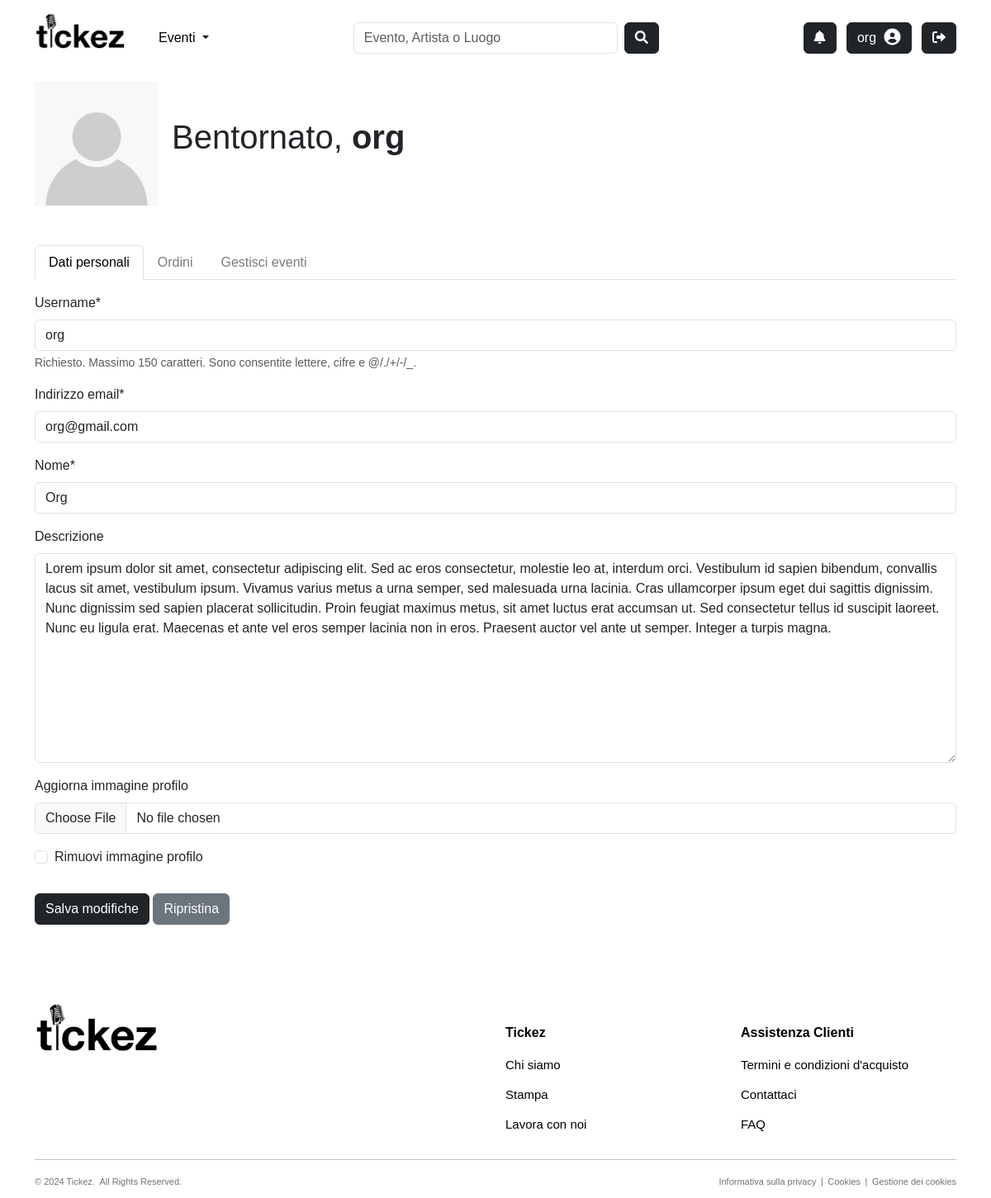
/users/profile/ (signed in), run on the app's committed database.
### users/models.py (models this page shows, shortened)
class Organizzatore(models.Model):
    nome = models.CharField(max_length=50, null=False, blank=False)
    slug = models.SlugField(max_length=100, null=False, blank=True, unique=True)
    email = models.EmailField(max_length=255, null=False, blank=False, unique=True)
    descrizione = models.TextField(null=True, blank=True, default='')
    immagine_profilo = models.ImageField(null=True, blank=True, upload_to="images/organizers")
    user = models.OneToOneField(User, on_delete=models.CASCADE)
    followers = models.ManyToManyField(Utente, blank=True, default=None, related_name='organizzatori_preferiti')
    @property # trasforma un metodo di una classe in un attributo di sola lettura
    def immagine_profilo_url(self):
        if self.immagine_profilo and hasattr(self.immagine_profilo, 'url'):
            return self.immagine_profilo.url
        else:
            return join(settings.STATIC_URL, 'images/defaults/default_user.jpg')
    class Meta:
        verbose_name_plural = 'Organizzatori'

### users/views.py (the view, shortened to what this page needs)
# urls.py: path('profile/', views.ProfileView.as_view(), name="profile"),
class ProfileView(LoginRequiredMixin, UpdateView):
    template_name = 'users/profile.html'
    success_url = reverse_lazy('users:profile')
    orders_per_page = 5 # ordini
    events_per_page = 4 # eventi
    starred_per_page = 8 # artisti e luoghi
    def dispatch(self, request, *args, **kwargs):
        try:
            return super().dispatch(request, *args, **kwargs)
        except Http404:
            return redirect('404')
    def get_object(self, queryset=None):
        if hasattr(self.request.user, 'organizzatore'):
            return get_object_or_404(Organizzatore, user=self.request.user)
        else:
            return get_object_or_404(Utente, user=self.request.user)
    def get_form_class(self):
        if hasattr(self.request.user, 'organizzatore'):
            return OrganizzatoreEditCrispyForm
        else:
            return CustomerEditCrispyForm
    def get_context_data(self, **kwargs):
        context = super().get_context_data(**kwargs)
        profile_owner = self.get_object()
        context['is_organizer'] = hasattr(self.request.user, 'organizzatore')
        context['user'] = self.request.user
        context['immagine_profilo'] = profile_owner.immagine_profilo_url
        orders_paginator = Paginator(profile_owner.ordini.order_by('-data_ora'), self.orders_per_page)
        context['orders'] = orders_paginator.get_page(self.request.GET.get('page_orders'))
        if hasattr(self.request.user, 'organizzatore'):
            events_paginator = Paginator(profile_owner.eventi_organizzati.order_by('data_ora'), self.starred_per_page)
            context['events'] = events_paginator.get_page(self.request.GET.get('page_events'))
        return context

### common/context_processors.py (called while the page is built)
def notifications(request):
    notifications = []
    unread_count = 0
    if request.user.is_authenticated:
        try:
            utente = request.user.utente
            notifications = Notifica.objects.filter(organizzatore__in=utente.organizzatori_preferiti.all()).order_by('-data_ora')
            unread_count = notifications.filter(letta=False).count()
        except:
            utente = None
    return {
        'notifications': notifications,
        'unread_count': unread_count,
    }

### products/models.py (called while the page is built)
    @property # trasforma un metodo di una classe in un attributo di sola lettura
    def locandina_url(self):
        if self.locandina and hasattr(self.locandina, 'url'):
            return self.locandina.url
        else:
            return join(settings.STATIC_URL, 'images/defaults/default_event.jpg')

    def get_absolute_url(self):
        return reverse("products:event-details", kwargs={"slug": self.slug, "pk": self.pk})

### users/templates/users/profile.html (shortened to what this page needs)
{% extends "users/base_users.html" %}
{% load static %}
{% load crispy_forms_tags %}
{% load tz %}
{% block content %}
<div class="container">
    <div class="d-flex align-items-center mb-5">
      <div class="me-3" style="width: 150px; height: 150px;">
          <img src="{{ immagine_profilo }}" style="width: 100%; height: 100%; object-fit: cover;">
      </div>
      <div style="flex-grow: 1; max-width: calc(100% - 170px);">
          <h1 class="mb-3" style="word-break: break-word;">Bentornato, <strong>{{ user }}</strong></h1>
      </div>
    </div>
    <ul class="nav nav-tabs" id="myTab" role="tablist">
        <li class="nav-item" role="presentation">
          <button class="nav-link {% if not request.GET %}active{% endif %}" id="data-tab" data-bs-toggle="tab" data-bs-target="#data" type="button" role="tab" aria-controls="data" aria-selected="true">Dati personali</button>
        </li>
        <li class="nav-item" role="presentation">
          <button class="nav-link {% if request.GET.page_orders %}active{% endif %}" id="orders-tab" data-bs-toggle="tab" data-bs-target="#orders" type="button" role="tab" aria-controls="orders" aria-selected="false">Ordini</button>
        </li>
        {% if is_organizer %}
        <li class="nav-item" role="presentation">
          <button class="nav-link {% if request.GET.page_events %}active{% endif %}" id="manage-tab" data-bs-toggle="tab" data-bs-target="#manage" type="button" role="tab" aria-controls="manage" aria-selected="false">Gestisci eventi</button>
        </li>
        {% endif %}
    </ul>
    <div class="tab-content">
        <div class="tab-pane mt-3 fade {% if not request.GET %}show active{% endif %}" id="data" role="tabpanel" aria-labelledby="data-tab">
            <form method="POST" enctype="multipart/form-data"> {% csrf_token %}
                {% crispy form %}
            </form>
        </div>
    </div>
</div>
{% endblock %}

### templates/navbar.html (shortened to what this page needs)
{% load tz %}
<nav class="navbar navbar-light" style="background-color: #ffffff; padding:10px 30px;">
    <div class="container-fluid d-flex justify-content-between align-items-end">
        <div class="d-flex align-items-end">
            <a class="navbar-brand" href="/">
                <img src="/static/images/tickez_logo.jpg" alt="tickez logo" width="110">
            </a>
            <div class="dropdown d-inline ms-4" style="margin-bottom: 7px;">
                <a style="color: black;" class="nav-link dropdown-toggle" href="#" role="button" data-bs-toggle="dropdown" aria-expanded="false">
                    Eventi
                </a>
            </div>
        </div>
        <div>
            <form id="searchFormNavbar" class="d-flex w-100 ms-3 me-3" method="GET" action="{% url 'common:search-results' %}">
                <input class="form-control me-2" type="search" name="keywords" placeholder="Evento, Artista o Luogo" aria-label="Search" style="width: 320px;">
                <button class="btn btn-dark" type="submit"><i class="fas fa-search"></i></button>
            </form>
        </div>
        <div>
            {% if user.is_authenticated %}
            <div class="btn-group me-2">
                <button class="btn btn-dark rounded-end" type="button" data-bs-toggle="dropdown" aria-expanded="false">
                    <i class="fas fa-bell position-relative" style="position: relative;">
                    </i>
                </button>
            </div>
            <a href={% if user.is_superuser %}"{% url 'users:admin-profile' %}"{% else %}"{% url 'users:profile' %}"{% endif %} class="btn btn-dark me-2">
                <span style="margin-right: 5px;">{{ user }}</span>
                <i class="fas fa-user-circle fa-lg"></i>
            </a>
            <form id="logout-form" method="POST" action="{% url 'users:logout' %}" style="display: inline;">
                <button type="submit" class="btn btn-dark">
                    <i class="fas fa-sign-out-alt"></i>
                </button>
            </form>
            {% else %}
            <a href="{% url 'users:login' %}" class="btn btn-dark me-2">
                <span style="margin-right: 5px;">Accedi</span>
                <i class="fas fa-user-circle fa-lg"></i>
            </a>
            {% endif %}
        </div>
    </div>
</nav>

### static/css/style.css (style rules this page uses)
body { font-family: 'Helvetica', 'Arial', sans-serif; }
.nav-link { color: #7b7b7b; }

### data on the page
Organizzatore: email "org@gmail.com", nome "Org", descrizione "Lorem ipsum dolor sit amet, consectetur adipiscing elit. Sed ac eros consectetur, molestie leo at, interdum orci. Vestibulum id sapien bibendum, convallis lacus sit amet, vestibulum ipsum. Vivamus varius metus a urna semper, sed malesuada urna lacinia. Cras ullamcorper ipsum eget dui sagittis dignissim. Nunc dignissim sed sapien placerat sollicitudin. Proin feugiat maximus metus, sit amet luctus erat accumsan ut. Sed consectetur tellus id suscipit laoreet. Nunc eu ligula erat. Maecenas et ante vel eros semper lacinia non in eros. Praesent auctor vel ante ut semper. Integer a turpis magna."

### other printed values
{{ user }} "org"
